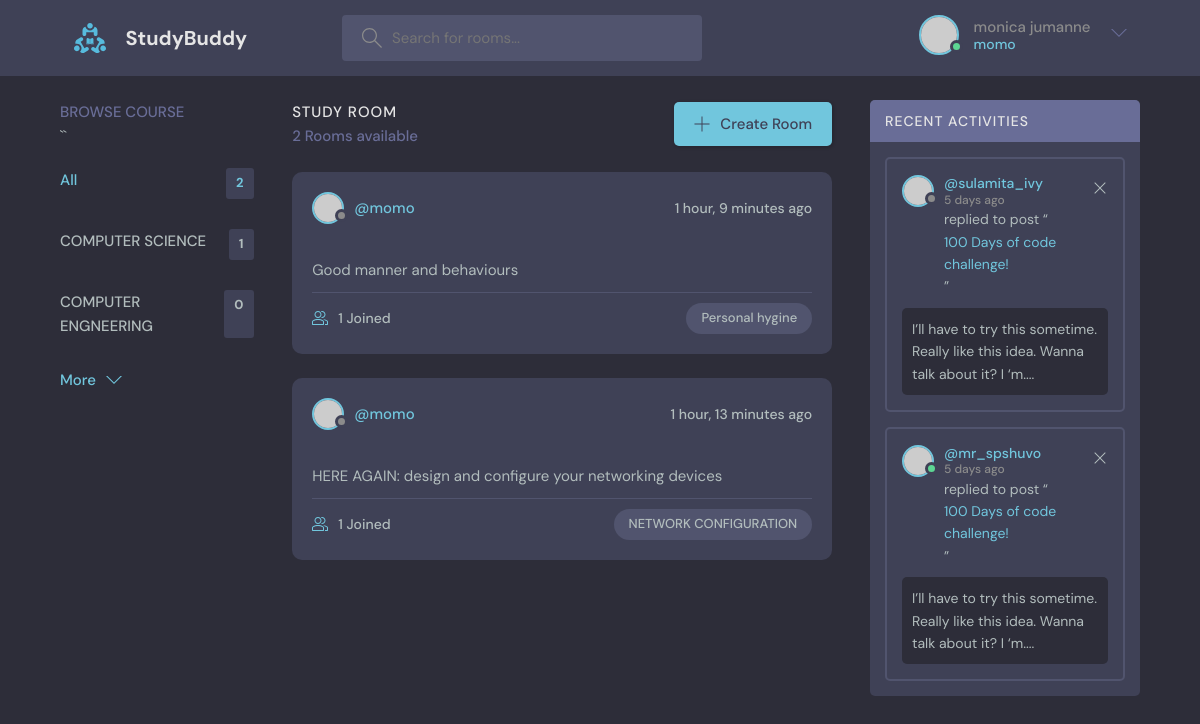
Screenshot of / (signed in) with the database file from the repository.
### Base/models.py (models this page shows, shortened)
class Course(models.Model):
    course_name = models.CharField(max_length=100, unique=True)
    course_code = models.CharField(max_length=10, unique=True)
    module = models.ManyToManyField(Module)
    instructor = models.ForeignKey(Instructor, on_delete= models.CASCADE)
    start_date = models.DurationField(auto_created=True)
    finish_date = models.DurationField(auto_created=True)
    created = models.DateTimeField(auto_now_add=True, null=True)
    updated = models.DateTimeField(auto_now_add=True, null=True)
    def __str__(self):
        return self.course_name
    class Meta:
        ordering = ('-updated', '-created')

class Room(models.Model):
    name = models.CharField(max_length=100)
    participants = models.ManyToManyField(User, related_name='participants', blank=True)
    topic = models.ForeignKey(Topics, on_delete=models.SET_NULL, null=True)
    module = models.ForeignKey(Module,on_delete=models.SET_NULL, null=True)
    description = models.TextField(max_length=1000)
    host = models.ForeignKey(User, on_delete=models.SET_NULL, null=True)
    created = models.DateTimeField(auto_now_add=True)
    updated = models.DateTimeField(auto_now_add=True, null=True)
    class Meta:
        ordering = ('-updated', '-created')

class Topics(models.Model):
    name = models.CharField(max_length=200)
    created = models.DateTimeField(auto_now_add=True)
    def __str__(self):
        return self.name
    class Meta:
        ordering = ('-created',)

### Base/views.py (the view)
# urls.py: path('',home, name='home'),
@login_required(login_url='login')
def home(request):
    rooms_ = Room.objects.all()
    rooms = []
    for room in rooms_:
        rooms.append(
            {
                'room': room,
                'participants': room.participants.all().count()
            }
        )
    courses = Course.objects.all()
    print(courses)
    courses_count = courses.count()
    courses_with_counts = []
    for course in courses[0:6]:
        student_count = Student.objects.filter(course=course).count()
        courses_with_counts.append({
            'course': course,
            'student_count': student_count,
        })
    print(courses_with_counts)
    context = {
        'courses_with_counts': courses_with_counts,
        'courses_count':courses_count,
        'rooms':rooms,
    }
    return render(request, 'index.html', context)

### templates/index.html (shortened to what this page needs)
{% extends 'base/main.html' %}
{% load static %}
{% block content %}
    <main class="layout layout--3">
      <div class="container">
        <div class="topics">
          <div class="topics__header">
            <h2>Browse Course</h2>``
          </div>
          <ul class="topics__list">
            <li>
              <a href="/" class="active">All <span>{{ courses_with_counts|length}}</span></a>
            </li>
            {% for item in courses_with_counts %}
            <li>
              <a href="/">{{ item.course.course_name |upper }}
                <span>{{ item.student_count }}</span></a>
            </li>
             {% endfor %}
          </ul>
          <a class="btn btn--link" href="{% url 'more_course' %}">
            More
            <svg version="1.1" xmlns="http://www.w3.org/2000/svg" width="32" height="32" viewBox="0 0 32 32">
              <title>chevron-down</title>
              <path d="M16 21l-13-13h-3l16 16 16-16h-3l-13 13z"></path>
            </svg>
          </a>
        </div>
        <div class="roomList">
          <div class="roomList__header">
            <div>
              <h2>Study Room</h2>
              <p>{{ rooms |length }} Rooms available</p>
            </div>
            <a class="btn btn--main" href="{% url 'create_room' %}">
              <svg version="1.1" xmlns="http://www.w3.org/2000/svg" width="32" height="32" viewBox="0 0 32 32">
                <title>add</title>
                <path
                  d="M16.943 0.943h-1.885v14.115h-14.115v1.885h14.115v14.115h1.885v-14.115h14.115v-1.885h-14.115v-14.115z"
                ></path>
              </svg>
              Create Room
            </a>
          </div>
          {% for room in rooms  %}
          <div class="roomListRoom">
            <div class="roomListRoom__header">
              <a href="profile.html" class="roomListRoom__author">
                <div class="avatar avatar--small">
                  <img src="https://randomuser.me/api/portraits/women/11.jpg" />
                </div>
                <span>@{{ room.room.host.username }}</span>
              </a>
              <div class="roomListRoom__actions">
                <span>{{ room.room.created |timesince }} ago</span>
              </div>
            </div>
            <div class="roomListRoom__content">
              <p>
                {{ room.room.description }}
              </p>
            </div>
            <div class="roomListRoom__meta">
              <a href="{% url 'open_room' room.room.id %}" class="roomListRoom__joined">
                {{room.participants }} Joined
              </a>
              <p class="roomListRoom__topic">{{ room.room.topic}}</p>
            </div>
          </div>
          {% endfor %}
        </div>
        <div class="activities">
          <div class="activities__header">
            <h2>Recent Activities</h2>
          </div>
          <div class="activities__box">
            <div class="activities__boxHeader roomListRoom__header">
              <a href="profile.html" class="roomListRoom__author">
                <div class="avatar avatar--small">
                  <img src="https://randomuser.me/api/portraits/women/11.jpg" />
                </div>
                <p>
                  @sulamita_ivy
                  <span>5 days ago</span>
                </p>
              </a>
              <div class="roomListRoom__actions">
                <a href="#">
                  <svg version="1.1" xmlns="http://www.w3.org/2000/svg" width="32" height="32" viewBox="0 0 32 32">
                    <title>remove</title>
                    <path
                      d="M27.314 6.019l-1.333-1.333-9.98 9.981-9.981-9.981-1.333 1.333 9.981 9.981-9.981 9.98 1.333 1.333 9.981-9.98 9.98 9.98 1.333-1.333-9.98-9.98 9.98-9.981z"
                    ></path>
                  </svg>
                </a>
              </div>
            </div>
            <div class="activities__boxContent">
              <p>replied to post “<a href="room.html">100 Days of code challenge!</a>”</p>
              <div class="activities__boxRoomContent">
                I’ll have to try this sometime. Really like this idea. Wanna talk about it? I ‘m....
              </div>
            </div>
          </div>
          <div class="activities__box">
            <div class="activities__boxHeader roomListRoom__header">
              <a href="profile.html" class="roomListRoom__author">
                <div class="avatar avatar--small active">
                  <img src="https://randomuser.me/api/portraits/men/13.jpg" />
                </div>
                <p>
                  @mr_spshuvo
                  <span>5 days ago</span>
                </p>
              </a>
              <div class="roomListRoom__actions">
                <a href="#">
                  <svg version="1.1" xmlns="http://www.w3.org/2000/svg" width="32" height="32" viewBox="0 0 32 32">
                    <title>remove</title>
                    <path
                      d="M27.314 6.019l-1.333-1.333-9.98 9.981-9.981-9.981-1.333 1.333 9.981 9.981-9.981 9.98 1.333 1.333 9.981-9.98 9.98 9.98 1.333-1.333-9.98-9.98 9.98-9.981z"
                    ></path>
                  </svg>
                </a>
              </div>
            </div>
            <div class="activities__boxContent">
              <p>replied to post “<a href="room.html">100 Days of code challenge!</a>”</p>
              <div class="activities__boxRoomContent">
                I’ll have to try this sometime. Really like this idea. Wanna talk about it? I ‘m....
              </div>
            </div>
          </div>
        </div>
      </div>
    </main>
  </body>
</html>
{% endblock content %}

### templates/base/main.html (shortened to what this page needs)
{% load static %}
<!DOCTYPE html>
<html lang="en">
  <head>
    <link rel="stylesheet" href="{% static 'CSS/style.css' %}" />
  </head>
  <body>
    <header class="header header--loggedIn">
      <div class="container">
        <a href="/" class="header__logo">
          <img src="{% static 'CSS/assets/logo.svg' %}" />
          <h1>StudyBuddy</h1>
        </a>
        <form class="header__search">
          <label>
            <input placeholder="Search for rooms..." />
          </label>
        </form>
        <nav class="header__menu">
          <div class="header__user">
            <a href="profile.html">
              <div class="avatar avatar--medium active">
                <img src="https://randomuser.me/api/portraits/men/37.jpg" />
              </div>
              <p> {{ request.user.first_name }} {{ request.user.last_name }} <span>{{ request.user.username }}</span></p>
            </a>
            <button class="dropdown-button">
              <svg version="1.1" xmlns="http://www.w3.org/2000/svg" width="32" height="32" viewBox="0 0 32 32">
                <title>chevron-down</title>
                <path d="M16 21l-13-13h-3l16 16 16-16h-3l-13 13z"></path>
              </svg>
            </button>
          </div>
        </nav>
      </div>
    </header>
    {% block content %}{% endblock content %}
</body>
</html>

### rows the page displays
Course: course.course_name "COMPUTER SCIENCE", student_count "1"
Course: course.course_name "COMPUTER ENGNEERING", student_count "0"
Room: room.host.username "momo", room.created "1 hour, 9 minutes", room.description "Good manner and behaviours", participants "1", room.topic "Personal hygine"
Room: room.host.username "momo", room.created "1 hour, 13 minutes", room.description "HERE AGAIN: design and configure your networking devices", participants "1", room.topic "NETWORK CONFIGURATION"

### other values shown
{{ request.user.first_name }} "monica"
{{ request.user.last_name }} "jumanne"
{{ request.user.username }} "momo"
{{ courses_with_counts|length }} "2"
{{ rooms |length }} "2"
